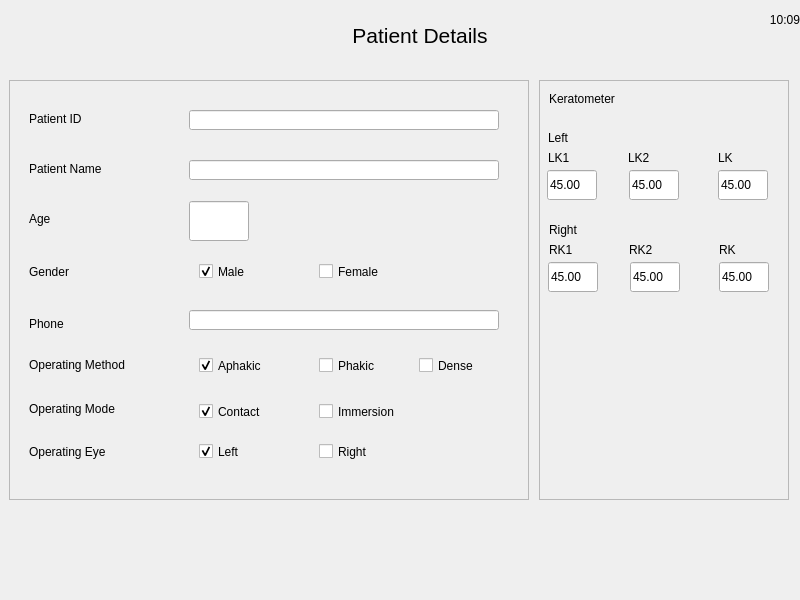
<?xml version="1.0" encoding="UTF-8"?>
<ui version="4.0">
 <class>PatientDetailDialog</class>
 <widget class="QDialog" name="PatientDetailDialog">
  <property name="geometry">
   <rect>
    <x>0</x>
    <y>0</y>
    <width>800</width>
    <height>600</height>
   </rect>
  </property>
  <property name="windowTitle">
   <string>Dialog</string>
  </property>
  <property name="styleSheet">
   <string notr="true">background-image: url(:/images/5.png);</string>
  </property>
  <widget class="QPushButton" name="btn_close">
   <property name="geometry">
    <rect>
     <x>0</x>
     <y>0</y>
     <width>70</width>
     <height>60</height>
    </rect>
   </property>
   <property name="styleSheet">
    <string notr="true">background-image:url(empty.png);
border-image: url(:/images/icons/ic_arrow_back_white_48dp.png);</string>
   </property>
   <property name="text">
    <string/>
   </property>
   <property name="flat">
    <bool>true</bool>
   </property>
  </widget>
  <widget class="QLabel" name="label">
   <property name="geometry">
    <rect>
     <x>340</x>
     <y>0</y>
     <width>160</width>
     <height>70</height>
    </rect>
   </property>
   <property name="font">
    <font>
     <pointsize>16</pointsize>
    </font>
   </property>
   <property name="styleSheet">
    <string notr="true">background-image:url(empty.png);</string>
   </property>
   <property name="text">
    <string>Patient Details</string>
   </property>
   <property name="alignment">
    <set>Qt::AlignCenter</set>
   </property>
  </widget>
  <widget class="QFrame" name="frame">
   <property name="geometry">
    <rect>
     <x>9</x>
     <y>80</y>
     <width>520</width>
     <height>420</height>
    </rect>
   </property>
   <property name="styleSheet">
    <string notr="true">
background-image: url(:/images/card-big.png);</string>
   </property>
   <property name="frameShape">
    <enum>QFrame::StyledPanel</enum>
   </property>
   <property name="frameShadow">
    <enum>QFrame::Raised</enum>
   </property>
   <widget class="QLineEdit" name="lineEdit_patName">
    <property name="geometry">
     <rect>
      <x>180</x>
      <y>80</y>
      <width>310</width>
      <height>20</height>
     </rect>
    </property>
    <property name="styleSheet">
     <string notr="true">background-image:url(empty.png);
border-image:url(empty.png);
</string>
    </property>
   </widget>
   <widget class="QLabel" name="label_2">
    <property name="geometry">
     <rect>
      <x>20</x>
      <y>80</y>
      <width>100</width>
      <height>17</height>
     </rect>
    </property>
    <property name="styleSheet">
     <string notr="true">background-image:url(empty.png);</string>
    </property>
    <property name="text">
     <string>Patient Name</string>
    </property>
   </widget>
   <widget class="QLabel" name="label_3">
    <property name="geometry">
     <rect>
      <x>20</x>
      <y>183</y>
      <width>120</width>
      <height>17</height>
     </rect>
    </property>
    <property name="styleSheet">
     <string notr="true">background-image:url(empty.png);</string>
    </property>
    <property name="text">
     <string>Gender</string>
    </property>
   </widget>
   <widget class="QLabel" name="label_4">
    <property name="geometry">
     <rect>
      <x>20</x>
      <y>235</y>
      <width>130</width>
      <height>17</height>
     </rect>
    </property>
    <property name="styleSheet">
     <string notr="true">background-image:url(empty.png);</string>
    </property>
    <property name="text">
     <string>Phone</string>
    </property>
   </widget>
   <widget class="QLabel" name="label_5">
    <property name="geometry">
     <rect>
      <x>20</x>
      <y>363</y>
      <width>130</width>
      <height>17</height>
     </rect>
    </property>
    <property name="styleSheet">
     <string notr="true">background-image:url(empty.png);</string>
    </property>
    <property name="text">
     <string>Operating Eye</string>
    </property>
   </widget>
   <widget class="QLabel" name="label_6">
    <property name="geometry">
     <rect>
      <x>20</x>
      <y>276</y>
      <width>150</width>
      <height>17</height>
     </rect>
    </property>
    <property name="styleSheet">
     <string notr="true">background-image:url(empty.png);</string>
    </property>
    <property name="text">
     <string>Operating Method</string>
    </property>
   </widget>
   <widget class="QLineEdit" name="lineEdit_phone">
    <property name="geometry">
     <rect>
      <x>180</x>
      <y>230</y>
      <width>310</width>
      <height>20</height>
     </rect>
    </property>
    <property name="styleSheet">
     <string notr="true">background-image:url(empty.png);
border-image:url(empty.png);
</string>
    </property>
   </widget>
   <widget class="QLabel" name="label_8">
    <property name="geometry">
     <rect>
      <x>20</x>
      <y>320</y>
      <width>150</width>
      <height>17</height>
     </rect>
    </property>
    <property name="styleSheet">
     <string notr="true">background-image:url(empty.png);</string>
    </property>
    <property name="text">
     <string>Operating Mode</string>
    </property>
   </widget>
   <widget class="QLineEdit" name="lineEdit_age">
    <property name="geometry">
     <rect>
      <x>180</x>
      <y>121</y>
      <width>60</width>
      <height>40</height>
     </rect>
    </property>
    <property name="styleSheet">
     <string notr="true">background-image:url(empty.png);
border-image:url(empty.png);
</string>
    </property>
   </widget>
   <widget class="QLabel" name="label_18">
    <property name="geometry">
     <rect>
      <x>20</x>
      <y>130</y>
      <width>130</width>
      <height>17</height>
     </rect>
    </property>
    <property name="styleSheet">
     <string notr="true">background-image:url(empty.png);</string>
    </property>
    <property name="text">
     <string>Age</string>
    </property>
   </widget>
   <widget class="QCheckBox" name="checkBox_male">
    <property name="geometry">
     <rect>
      <x>190</x>
      <y>180</y>
      <width>112</width>
      <height>23</height>
     </rect>
    </property>
    <property name="styleSheet">
     <string notr="true">background-image:url(empty.png);</string>
    </property>
    <property name="text">
     <string>Male</string>
    </property>
    <property name="checked">
     <bool>true</bool>
    </property>
   </widget>
   <widget class="QCheckBox" name="checkBox_female">
    <property name="geometry">
     <rect>
      <x>310</x>
      <y>180</y>
      <width>112</width>
      <height>23</height>
     </rect>
    </property>
    <property name="styleSheet">
     <string notr="true">background-image:url(empty.png);</string>
    </property>
    <property name="text">
     <string>Female</string>
    </property>
   </widget>
   <widget class="QCheckBox" name="checkBox_aphakic">
    <property name="geometry">
     <rect>
      <x>190</x>
      <y>274</y>
      <width>112</width>
      <height>23</height>
     </rect>
    </property>
    <property name="styleSheet">
     <string notr="true">background-image:url(empty.png);</string>
    </property>
    <property name="text">
     <string>Aphakic</string>
    </property>
    <property name="checked">
     <bool>true</bool>
    </property>
   </widget>
   <widget class="QCheckBox" name="checkBox_phakic">
    <property name="geometry">
     <rect>
      <x>310</x>
      <y>274</y>
      <width>112</width>
      <height>23</height>
     </rect>
    </property>
    <property name="styleSheet">
     <string notr="true">background-image:url(empty.png);</string>
    </property>
    <property name="text">
     <string>Phakic</string>
    </property>
   </widget>
   <widget class="QCheckBox" name="checkBox_immersion">
    <property name="geometry">
     <rect>
      <x>310</x>
      <y>320</y>
      <width>112</width>
      <height>23</height>
     </rect>
    </property>
    <property name="styleSheet">
     <string notr="true">background-image:url(empty.png);</string>
    </property>
    <property name="text">
     <string>Immersion</string>
    </property>
   </widget>
   <widget class="QCheckBox" name="checkBox_contact">
    <property name="geometry">
     <rect>
      <x>190</x>
      <y>320</y>
      <width>112</width>
      <height>23</height>
     </rect>
    </property>
    <property name="styleSheet">
     <string notr="true">background-image:url(empty.png);</string>
    </property>
    <property name="text">
     <string>Contact</string>
    </property>
    <property name="checked">
     <bool>true</bool>
    </property>
   </widget>
   <widget class="QCheckBox" name="checkBox_right">
    <property name="geometry">
     <rect>
      <x>310</x>
      <y>360</y>
      <width>112</width>
      <height>23</height>
     </rect>
    </property>
    <property name="styleSheet">
     <string notr="true">background-image:url(empty.png);</string>
    </property>
    <property name="text">
     <string>Right</string>
    </property>
   </widget>
   <widget class="QCheckBox" name="checkBox_left">
    <property name="geometry">
     <rect>
      <x>190</x>
      <y>360</y>
      <width>112</width>
      <height>23</height>
     </rect>
    </property>
    <property name="styleSheet">
     <string notr="true">background-image:url(empty.png);</string>
    </property>
    <property name="text">
     <string>Left</string>
    </property>
    <property name="checked">
     <bool>true</bool>
    </property>
   </widget>
   <widget class="QLabel" name="label_7">
    <property name="geometry">
     <rect>
      <x>20</x>
      <y>30</y>
      <width>100</width>
      <height>17</height>
     </rect>
    </property>
    <property name="styleSheet">
     <string notr="true">background-image:url(empty.png);</string>
    </property>
    <property name="text">
     <string>Patient ID</string>
    </property>
   </widget>
   <widget class="QLineEdit" name="lineEdit_patID">
    <property name="geometry">
     <rect>
      <x>180</x>
      <y>30</y>
      <width>310</width>
      <height>20</height>
     </rect>
    </property>
    <property name="styleSheet">
     <string notr="true">background-image:url(empty.png);
border-image:url(empty.png);
</string>
    </property>
   </widget>
   <widget class="QCheckBox" name="checkBox_dense">
    <property name="geometry">
     <rect>
      <x>410</x>
      <y>274</y>
      <width>92</width>
      <height>23</height>
     </rect>
    </property>
    <property name="text">
     <string>Dense</string>
    </property>
   </widget>
  </widget>
  <widget class="QFrame" name="frame_2">
   <property name="geometry">
    <rect>
     <x>539</x>
     <y>80</y>
     <width>250</width>
     <height>420</height>
    </rect>
   </property>
   <property name="styleSheet">
    <string notr="true">
background-image: url(:/images/card-big.png);</string>
   </property>
   <property name="frameShape">
    <enum>QFrame::StyledPanel</enum>
   </property>
   <property name="frameShadow">
    <enum>QFrame::Raised</enum>
   </property>
   <widget class="QLabel" name="label_9">
    <property name="geometry">
     <rect>
      <x>10</x>
      <y>10</y>
      <width>130</width>
      <height>17</height>
     </rect>
    </property>
    <property name="styleSheet">
     <string notr="true">background-image:url(empty.png);</string>
    </property>
    <property name="text">
     <string>Keratometer</string>
    </property>
   </widget>
   <widget class="QLabel" name="label_10">
    <property name="geometry">
     <rect>
      <x>10</x>
      <y>160</y>
      <width>40</width>
      <height>20</height>
     </rect>
    </property>
    <property name="styleSheet">
     <string notr="true">background-image:url(empty.png);</string>
    </property>
    <property name="text">
     <string>RK1</string>
    </property>
   </widget>
   <widget class="QLabel" name="label_11">
    <property name="geometry">
     <rect>
      <x>90</x>
      <y>160</y>
      <width>40</width>
      <height>20</height>
     </rect>
    </property>
    <property name="styleSheet">
     <string notr="true">background-image:url(empty.png);</string>
    </property>
    <property name="text">
     <string>RK2</string>
    </property>
   </widget>
   <widget class="QLabel" name="label_12">
    <property name="geometry">
     <rect>
      <x>180</x>
      <y>160</y>
      <width>40</width>
      <height>20</height>
     </rect>
    </property>
    <property name="styleSheet">
     <string notr="true">background-image:url(empty.png);</string>
    </property>
    <property name="text">
     <string>RK</string>
    </property>
   </widget>
   <widget class="QLabel" name="label_13">
    <property name="geometry">
     <rect>
      <x>10</x>
      <y>140</y>
      <width>40</width>
      <height>20</height>
     </rect>
    </property>
    <property name="styleSheet">
     <string notr="true">background-image:url(empty.png);</string>
    </property>
    <property name="text">
     <string>Right</string>
    </property>
   </widget>
   <widget class="QLineEdit" name="lineEdit_rk1">
    <property name="geometry">
     <rect>
      <x>9</x>
      <y>182</y>
      <width>50</width>
      <height>30</height>
     </rect>
    </property>
    <property name="styleSheet">
     <string notr="true">background-image:url(empty.png);
border-image:url(empty.png);
</string>
    </property>
    <property name="text">
     <string>45.00</string>
    </property>
   </widget>
   <widget class="QLineEdit" name="lineEdit_rk2">
    <property name="geometry">
     <rect>
      <x>91</x>
      <y>182</y>
      <width>50</width>
      <height>30</height>
     </rect>
    </property>
    <property name="styleSheet">
     <string notr="true">background-image:url(empty.png);
border-image:url(empty.png);
</string>
    </property>
    <property name="text">
     <string>45.00</string>
    </property>
   </widget>
   <widget class="QLineEdit" name="lineEdit_rk">
    <property name="geometry">
     <rect>
      <x>180</x>
      <y>182</y>
      <width>50</width>
      <height>30</height>
     </rect>
    </property>
    <property name="styleSheet">
     <string notr="true">background-image:url(empty.png);
border-image:url(empty.png);
</string>
    </property>
    <property name="text">
     <string>45.00</string>
    </property>
   </widget>
   <widget class="QLabel" name="label_14">
    <property name="geometry">
     <rect>
      <x>9</x>
      <y>47</y>
      <width>40</width>
      <height>21</height>
     </rect>
    </property>
    <property name="styleSheet">
     <string notr="true">background-image:url(empty.png);</string>
    </property>
    <property name="text">
     <string>Left</string>
    </property>
   </widget>
   <widget class="QLineEdit" name="lineEdit_lk">
    <property name="geometry">
     <rect>
      <x>179</x>
      <y>90</y>
      <width>50</width>
      <height>30</height>
     </rect>
    </property>
    <property name="styleSheet">
     <string notr="true">background-image:url(empty.png);
border-image:url(empty.png);
</string>
    </property>
    <property name="text">
     <string>45.00</string>
    </property>
   </widget>
   <widget class="QLabel" name="label_15">
    <property name="geometry">
     <rect>
      <x>89</x>
      <y>68</y>
      <width>40</width>
      <height>20</height>
     </rect>
    </property>
    <property name="styleSheet">
     <string notr="true">background-image:url(empty.png);</string>
    </property>
    <property name="text">
     <string>LK2</string>
    </property>
   </widget>
   <widget class="QLabel" name="label_16">
    <property name="geometry">
     <rect>
      <x>9</x>
      <y>68</y>
      <width>40</width>
      <height>20</height>
     </rect>
    </property>
    <property name="styleSheet">
     <string notr="true">background-image:url(empty.png);</string>
    </property>
    <property name="text">
     <string>LK1</string>
    </property>
   </widget>
   <widget class="QLabel" name="label_17">
    <property name="geometry">
     <rect>
      <x>179</x>
      <y>68</y>
      <width>40</width>
      <height>20</height>
     </rect>
    </property>
    <property name="styleSheet">
     <string notr="true">background-image:url(empty.png);</string>
    </property>
    <property name="text">
     <string>LK</string>
    </property>
   </widget>
   <widget class="QLineEdit" name="lineEdit_lk1">
    <property name="geometry">
     <rect>
      <x>8</x>
      <y>90</y>
      <width>50</width>
      <height>30</height>
     </rect>
    </property>
    <property name="styleSheet">
     <string notr="true">background-image:url(empty.png);
border-image:url(empty.png);
</string>
    </property>
    <property name="text">
     <string>45.00</string>
    </property>
   </widget>
   <widget class="QLineEdit" name="lineEdit_lk2">
    <property name="geometry">
     <rect>
      <x>90</x>
      <y>90</y>
      <width>50</width>
      <height>30</height>
     </rect>
    </property>
    <property name="styleSheet">
     <string notr="true">background-image:url(empty.png);
border-image:url(empty.png);
</string>
    </property>
    <property name="text">
     <string>45.00</string>
    </property>
   </widget>
  </widget>
  <widget class="QLabel" name="lbl_time">
   <property name="geometry">
    <rect>
     <x>680</x>
     <y>0</y>
     <width>120</width>
     <height>40</height>
    </rect>
   </property>
   <property name="font">
    <font>
     <pointsize>9</pointsize>
    </font>
   </property>
   <property name="styleSheet">
    <string notr="true">background-image:url(empty.png);border-image:url(empty.png);</string>
   </property>
   <property name="text">
    <string>10:09</string>
   </property>
   <property name="alignment">
    <set>Qt::AlignRight|Qt::AlignTrailing|Qt::AlignVCenter</set>
   </property>
  </widget>
 </widget>
 <resources/>
 <connections/>
</ui>
